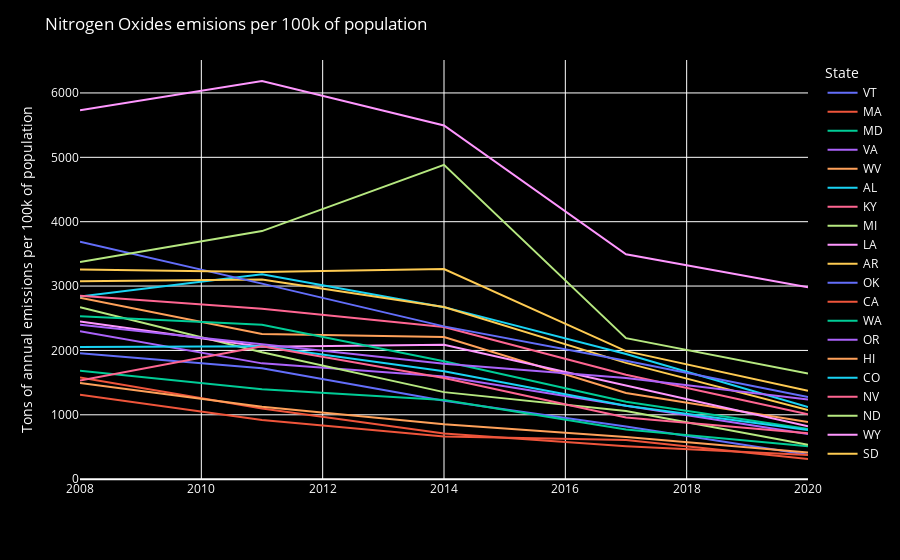

Source (notebook cell):
### Code cell
Nitrogen_Oxides = nei_by_pollutant.loc[(nei_by_pollutant["Pollutant"] == 'Nitrogen Oxides')]

Nitrogen_Oxides_plot = px.line(
    Nitrogen_Oxides,
    x = "Year",
    y = "Emmisions_per_100k",
    hover_name = "CAV_adoption",
    color = "State",
    labels = {
        "Year":'',
        "Emmisions_per_100k": "Tons of annual emissions per 100k of population"
    }
)

Nitrogen_Oxides_plot.update_layout(
#     yaxis_range=[0,30],
    font_color="white",
    legend=dict(
    title="State"
))

Nitrogen_Oxides_plot.update_layout({
    'plot_bgcolor':'black',
    'paper_bgcolor':'black',
    'title':'Nitrogen Oxides emisions per 100k of population'
})

Nitrogen_Oxides_plot.show()

### Figure 1 — Plotly figure (JSON) as saved in the notebook; plotly's stock layout.template omitted (floating-point values rounded to 4 significant figures)
{"data": [{"hovertemplate": "<b>%{hovertext}</b><br><br>State=VT<br>=%{x}<br>Tons of annual emissions per 100k of population=%{y}<extra></extra>", "hovertext": ["High CAV adoption", "High CAV adoption", "High CAV adoption", "High CAV adoption", "High CAV adoption"], "legendgroup": "VT", "line": {"color": "#636efa", "dash": "solid"}, "marker": {"symbol": "circle"}, "mode": "lines", "name": "VT", "orientation": "v", "showlegend": true, "type": "scatter", "x": [2008, 2011, 2014, 2017, 2020], "xaxis": "x", "y": [1957.0, 1723.0, 1218.0, 819.2, 381.1], "yaxis": "y"}, {"hovertemplate": "<b>%{hovertext}</b><br><br>State=MA<br>=%{x}<br>Tons of annual emissions per 100k of population=%{y}<extra></extra>", "hovertext": ["High CAV adoption", "High CAV adoption", "High CAV adoption", "High CAV adoption", "High CAV adoption"], "legendgroup": "MA", "line": {"color": "#EF553B", "dash": "solid"}, "marker": {"symbol": "circle"}, "mode": "lines", "name": "MA", "orientation": "v", "showlegend": true, "type": "scatter", "x": [2008, 2011, 2014, 2017, 2020], "xaxis": "x", "y": [1310.0, 919.5, 661.2, 609.9, 313.4], "yaxis": "y"}, {"hovertemplate": "<b>%{hovertext}</b><br><br>State=MD<br>=%{x}<br>Tons of annual emissions per 100k of population=%{y}<extra></extra>", "hovertext": ["High CAV adoption", "High CAV adoption", "High CAV adoption", "High CAV adoption", "High CAV adoption"], "legendgroup": "MD", "line": {"color": "#00cc96", "dash": "solid"}, "marker": {"symbol": "circle"}, "mode": "lines", "name": "MD", "orientation": "v", "showlegend": true, "type": "scatter", "x": [2008, 2011, 2014, 2017, 2020], "xaxis": "x", "y": [1685.0, 1397.0, 1229.0, 773.3, 510.6], "yaxis": "y"}, {"hovertemplate": "<b>%{hovertext}</b><br><br>State=VA<br>=%{x}<br>Tons of annual emissions per 100k of population=%{y}<extra></extra>", "hovertext": ["High CAV adoption", "High CAV adoption", "High CAV adoption", "High CAV adoption", "High CAV adoption"], "legendgroup": "VA", "line": {"color": "#ab63fa", "dash": "solid"}, "marker": {"symbol": "circle"}, "mode": "lines", "name": "VA", "orientation": "v", "showlegend": true, "type": "scatter", "x": [2008, 2011, 2014, 2017, 2020], "xaxis": "x", "y": [2300.0, 1799.0, 1597.0, 1139.0, 703.0], "yaxis": "y"}, {"hovertemplate": "<b>%{hovertext}</b><br><br>State=WV<br>=%{x}<br>Tons of annual emissions per 100k of population=%{y}<extra></extra>", "hovertext": ["Low CAV adoption", "Low CAV adoption", "Low CAV adoption", "Low CAV adoption", "Low CAV adoption"], "legendgroup": "WV", "line": {"color": "#FFA15A", "dash": "solid"}, "marker": {"symbol": "circle"}, "mode": "lines", "name": "WV", "orientation": "v", "showlegend": true, "type": "scatter", "x": [2008, 2011, 2014, 2017, 2020], "xaxis": "x", "y": [2817.0, 2256.0, 2209.0, 1338.0, 889.6], "yaxis": "y"}, {"hovertemplate": "<b>%{hovertext}</b><br><br>State=AL<br>=%{x}<br>Tons of annual emissions per 100k of population=%{y}<extra></extra>", "hovertext": ["Low CAV adoption", "Low CAV adoption", "Low CAV adoption", "Low CAV adoption", "Low CAV adoption"], "legendgroup": "AL", "line": {"color": "#19d3f3", "dash": "solid"}, "marker": {"symbol": "circle"}, "mode": "lines", "name": "AL", "orientation": "v", "showlegend": true, "type": "scatter", "x": [2008, 2011, 2014, 2017, 2020], "xaxis": "x", "y": [2836.0, 3182.0, 2672.0, 1945.0, 1121.0], "yaxis": "y"}, {"hovertemplate": "<b>%{hovertext}</b><br><br>State=KY<br>=%{x}<br>Tons of annual emissions per 100k of population=%{y}<extra></extra>", "hovertext": ["Low CAV adoption", "Low CAV adoption", "Low CAV adoption", "Low CAV adoption", "Low CAV adoption"], "legendgroup": "KY", "line": {"color": "#FF6692", "dash": "solid"}, "marker": {"symbol": "circle"}, "mode": "lines", "name": "KY", "orientation": "v", "showlegend": true, "type": "scatter", "x": [2008, 2011, 2014, 2017, 2020], "xaxis": "x", "y": [2849.0, 2646.0, 2365.0, 1622.0, 1008.0], "yaxis": "y"}, {"hovertemplate": "<b>%{hovertext}</b><br><br>State=MI<br>=%{x}<br>Tons of annual emissions per 100k of population=%{y}<extra></extra>", "hovertext": ["Low CAV adoption", "Low CAV adoption", "Low CAV adoption", "Low CAV adoption", "Low CAV adoption"], "legendgroup": "MI", "line": {"color": "#B6E880", "dash": "solid"}, "marker": {"symbol": "circle"}, "mode": "lines", "name": "MI", "orientation": "v", "showlegend": true, "type": "scatter", "x": [2008, 2011, 2014, 2017, 2020], "xaxis": "x", "y": [2672.0, 1970.0, 1352.0, 1059.0, 533.9], "yaxis": "y"}, {"hovertemplate": "<b>%{hovertext}</b><br><br>State=LA<br>=%{x}<br>Tons of annual emissions per 100k of population=%{y}<extra></extra>", "hovertext": ["Low CAV adoption", "Low CAV adoption", "Low CAV adoption", "Low CAV adoption", "Low CAV adoption"], "legendgroup": "LA", "line": {"color": "#FF97FF", "dash": "solid"}, "marker": {"symbol": "circle"}, "mode": "lines", "name": "LA", "orientation": "v", "showlegend": true, "type": "scatter", "x": [2008, 2011, 2014, 2017, 2020], "xaxis": "x", "y": [2449.0, 2056.0, 2087.0, 1460.0, 821.8], "yaxis": "y"}, {"hovertemplate": "<b>%{hovertext}</b><br><br>State=AR<br>=%{x}<br>Tons of annual emissions per 100k of population=%{y}<extra></extra>", "hovertext": ["Low CAV adoption", "Low CAV adoption", "Low CAV adoption", "Low CAV adoption", "Low CAV adoption"], "legendgroup": "AR", "line": {"color": "#FECB52", "dash": "solid"}, "marker": {"symbol": "circle"}, "mode": "lines", "name": "AR", "orientation": "v", "showlegend": true, "type": "scatter", "x": [2008, 2011, 2014, 2017, 2020], "xaxis": "x", "y": [3076.0, 3101.0, 2675.0, 1807.0, 1072.0], "yaxis": "y"}, {"hovertemplate": "<b>%{hovertext}</b><br><br>State=OK<br>=%{x}<br>Tons of annual emissions per 100k of population=%{y}<extra></extra>", "hovertext": ["Low CAV adoption", "Low CAV adoption", "Low CAV adoption", "Low CAV adoption", "Low CAV adoption"], "legendgroup": "OK", "line": {"color": "#636efa", "dash": "solid"}, "marker": {"symbol": "circle"}, "mode": "lines", "name": "OK", "orientation": "v", "showlegend": true, "type": "scatter", "x": [2008, 2011, 2014, 2017, 2020], "xaxis": "x", "y": [3689.0, 3038.0, 2373.0, 1840.0, 1277.0], "yaxis": "y"}, {"hovertemplate": "<b>%{hovertext}</b><br><br>State=CA<br>=%{x}<br>Tons of annual emissions per 100k of population=%{y}<extra></extra>", "hovertext": ["High CAV adoption", "High CAV adoption", "High CAV adoption", "High CAV adoption", "High CAV adoption"], "legendgroup": "CA", "line": {"color": "#EF553B", "dash": "solid"}, "marker": {"symbol": "circle"}, "mode": "lines", "name": "CA", "orientation": "v", "showlegend": true, "type": "scatter", "x": [2008, 2011, 2014, 2017, 2020], "xaxis": "x", "y": [1580.0, 1099.0, 711.0, 511.6, 374.2], "yaxis": "y"}, {"hovertemplate": "<b>%{hovertext}</b><br><br>State=WA<br>=%{x}<br>Tons of annual emissions per 100k of population=%{y}<extra></extra>", "hovertext": ["High CAV adoption", "High CAV adoption", "High CAV adoption", "High CAV adoption", "High CAV adoption"], "legendgroup": "WA", "line": {"color": "#00cc96", "dash": "solid"}, "marker": {"symbol": "circle"}, "mode": "lines", "name": "WA", "orientation": "v", "showlegend": true, "type": "scatter", "x": [2008, 2011, 2014, 2017, 2020], "xaxis": "x", "y": [2530.0, 2401.0, 1832.0, 1202.0, 780.7], "yaxis": "y"}, {"hovertemplate": "<b>%{hovertext}</b><br><br>State=OR<br>=%{x}<br>Tons of annual emissions per 100k of population=%{y}<extra></extra>", "hovertext": ["High CAV adoption", "High CAV adoption", "High CAV adoption", "High CAV adoption", "High CAV adoption"], "legendgroup": "OR", "line": {"color": "#ab63fa", "dash": "solid"}, "marker": {"symbol": "circle"}, "mode": "lines", "name": "OR", "orientation": "v", "showlegend": true, "type": "scatter", "x": [2008, 2011, 2014, 2017, 2020], "xaxis": "x", "y": [2398.0, 2091.0, 1794.0, 1572.0, 1239.0], "yaxis": "y"}, {"hovertemplate": "<b>%{hovertext}</b><br><br>State=HI<br>=%{x}<br>Tons of annual emissions per 100k of population=%{y}<extra></extra>", "hovertext": ["High CAV adoption", "High CAV adoption", "High CAV adoption", "High CAV adoption", "High CAV adoption"], "legendgroup": "HI", "line": {"color": "#FFA15A", "dash": "solid"}, "marker": {"symbol": "circle"}, "mode": "lines", "name": "HI", "orientation": "v", "showlegend": true, "type": "scatter", "x": [2008, 2011, 2014, 2017, 2020], "xaxis": "x", "y": [1493.0, 1124.0, 853.3, 654.2, 415.1], "yaxis": "y"}, {"hovertemplate": "<b>%{hovertext}</b><br><br>State=CO<br>=%{x}<br>Tons of annual emissions per 100k of population=%{y}<extra></extra>", "hovertext": ["High CAV adoption", "High CAV adoption", "High CAV adoption", "High CAV adoption", "High CAV adoption"], "legendgroup": "CO", "line": {"color": "#19d3f3", "dash": "solid"}, "marker": {"symbol": "circle"}, "mode": "lines", "name": "CO", "orientation": "v", "showlegend": true, "type": "scatter", "x": [2008, 2011, 2014, 2017, 2020], "xaxis": "x", "y": [2052.0, 2065.0, 1678.0, 1141.0, 764.2], "yaxis": "y"}, {"hovertemplate": "<b>%{hovertext}</b><br><br>State=NV<br>=%{x}<br>Tons of annual emissions per 100k of population=%{y}<extra></extra>", "hovertext": ["High CAV adoption", "High CAV adoption", "High CAV adoption", "High CAV adoption", "High CAV adoption"], "legendgroup": "NV", "line": {"color": "#FF6692", "dash": "solid"}, "marker": {"symbol": "circle"}, "mode": "lines", "name": "NV", "orientation": "v", "showlegend": true, "type": "scatter", "x": [2008, 2011, 2014, 2017, 2020], "xaxis": "x", "y": [1532.0, 2065.0, 1572.0, 959.1, 715.3], "yaxis": "y"}, {"hovertemplate": "<b>%{hovertext}</b><br><br>State=ND<br>=%{x}<br>Tons of annual emissions per 100k of population=%{y}<extra></extra>", "hovertext": ["Low CAV adoption", "Low CAV adoption", "Low CAV adoption", "Low CAV adoption", "Low CAV adoption"], "legendgroup": "ND", "line": {"color": "#B6E880", "dash": "solid"}, "marker": {"symbol": "circle"}, "mode": "lines", "name": "ND", "orientation": "v", "showlegend": true, "type": "scatter", "x": [2008, 2011, 2014, 2017, 2020], "xaxis": "x", "y": [3374.0, 3854.0, 4883.0, 2191.0, 1642.0], "yaxis": "y"}, {"hovertemplate": "<b>%{hovertext}</b><br><br>State=WY<br>=%{x}<br>Tons of annual emissions per 100k of population=%{y}<extra></extra>", "hovertext": ["Low CAV adoption", "Low CAV adoption", "Low CAV adoption", "Low CAV adoption", "Low CAV adoption"], "legendgroup": "WY", "line": {"color": "#FF97FF", "dash": "solid"}, "marker": {"symbol": "circle"}, "mode": "lines", "name": "WY", "orientation": "v", "showlegend": true, "type": "scatter", "x": [2008, 2011, 2014, 2017, 2020], "xaxis": "x", "y": [5731.0, 6186.0, 5495.0, 3494.0, 2980.0], "yaxis": "y"}, {"hovertemplate": "<b>%{hovertext}</b><br><br>State=SD<br>=%{x}<br>Tons of annual emissions per 100k of population=%{y}<extra></extra>", "hovertext": ["Low CAV adoption", "Low CAV adoption", "Low CAV adoption", "Low CAV adoption", "Low CAV adoption"], "legendgroup": "SD", "line": {"color": "#FECB52", "dash": "solid"}, "marker": {"symbol": "circle"}, "mode": "lines", "name": "SD", "orientation": "v", "showlegend": true, "type": "scatter", "x": [2008, 2011, 2014, 2017, 2020], "xaxis": "x", "y": [3256.0, 3220.0, 3264.0, 1989.0, 1372.0], "yaxis": "y"}], "layout": {"font": {"color": "white"}, "legend": {"title": {"text": "State"}, "tracegroupgap": 0}, "margin": {"t": 60}, "paper_bgcolor": "black", "plot_bgcolor": "black", "title": {"text": "Nitrogen Oxides emisions per 100k of population"}, "xaxis": {"anchor": "y", "domain": [0, 1], "title": {"text": ""}}, "yaxis": {"anchor": "x", "domain": [0, 1], "title": {"text": "Tons of annual emissions per 100k of population"}}}}
